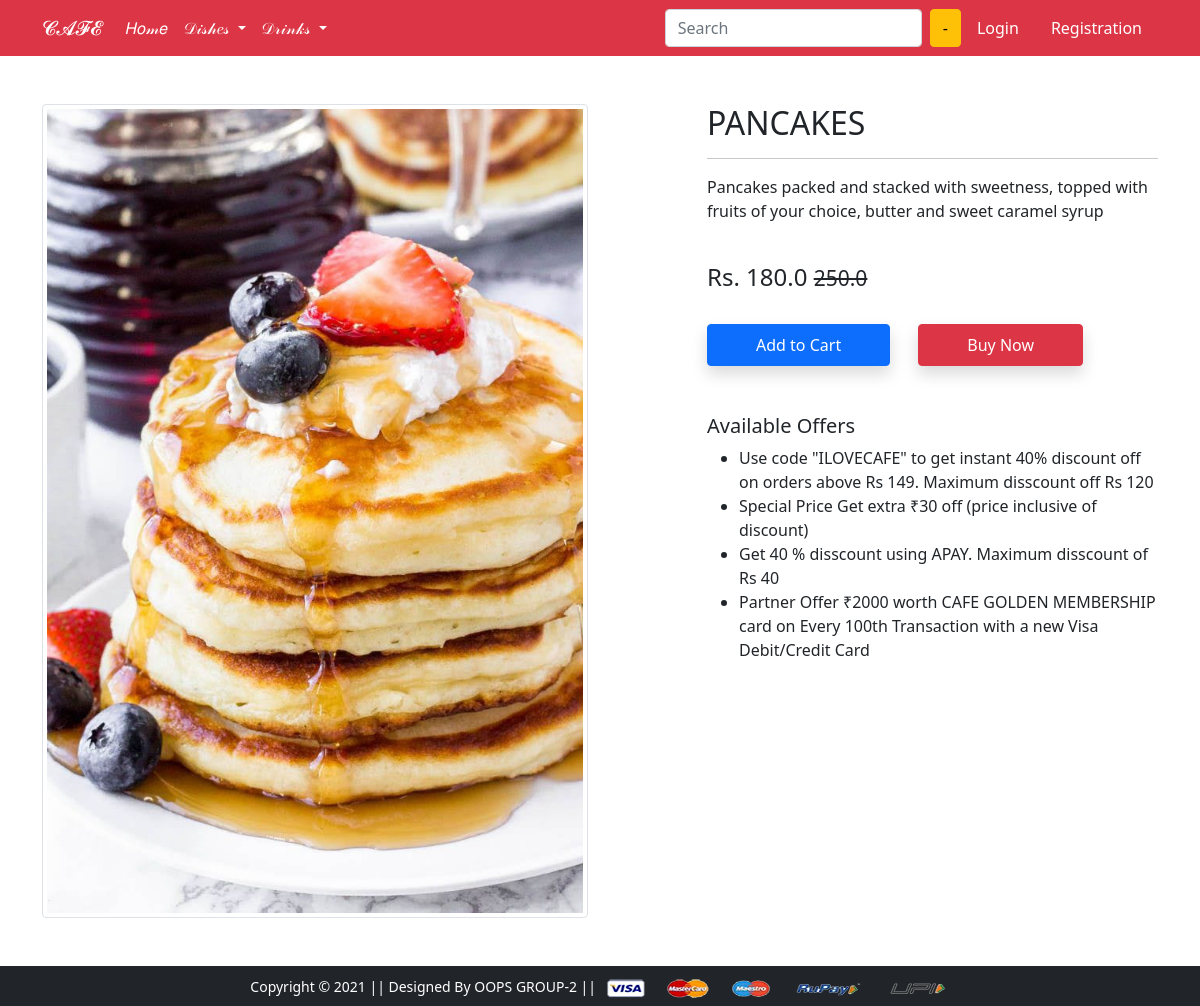
/product-detail/23/, run on the app's committed database.
### app/models.py (models this page shows, shortened)
class Product(models.Model):
 title = models.CharField(max_length=100)
 selling_price = models.FloatField()
 discounted_price = models.FloatField()
 description = models.TextField()
 brand = models.CharField(max_length=100)
 category = models.CharField( choices=CATEGORY_CHOICES, max_length=2)
 product_image = models.ImageField(upload_to='productimg')

### app/views.py (the view)
# urls.py: path('product-detail/<int:pk>/', views.ProductDetailView.as_view(), name='product-detail'),
class ProductDetailView(View):
	def get(self, request, pk):
		totalitem = 0
		product = Product.objects.get(pk=pk)
		print(product.id)
		item_already_in_cart=False
		if request.user.is_authenticated:
			totalitem = len(Cart.objects.filter(user=request.user))
			item_already_in_cart = Cart.objects.filter(Q(product=product.id) & Q(user=request.user)).exists()
		return render(request, 'app/productdetail.html', {'product':product, 'item_already_in_cart':item_already_in_cart, 'totalitem':totalitem})

### app/templates/app/productdetail.html (shortened to what this page needs)
{% extends 'app/base.html' %}
{% load static %}
{% block main-content %}
<div class="container my-5">
 <div class="row">
  <div class="col-sm-6 text-center align-self-center">
   <img src="{{product.product_image.url}}" alt="" class="img-fluid img-thumbnail">
  </div>
  <div class="col-sm-5 offset-sm-1">
   <h2>{{product.title}}</h2>
   <hr>
   <p>{{product.description}}</p> <br>
   <h4>Rs. {{product.discounted_price}} <small class="fw-light text-decoration-line-through">{{product.selling_price}}</small></h4> <br>
   {% if not request.user.is_authenticated %}
     <form action="/add-to-cart" class="d-inline">
      <button type="submit" class="btn btn-primary shadow px-5 py-2">Add to Cart</button>
     </form>
   {% endif %}
   <a href="{% url 'checkout' %}" class="btn btn-danger shadow px-5 py-2 ms-4">Buy Now</a>
   <h5 class="mt-5">Available Offers</h5>
   <ul>
    <li>Use code "ILOVECAFE" to get instant 40% discount off on orders above Rs 149. Maximum disscount off Rs 120 </li>
    <li>Special Price Get extra ₹30 off (price inclusive of discount)</li>
    <li>Get 40 % disscount using APAY. Maximum disscount of Rs 40</li>
    <li>Partner Offer ₹2000 worth CAFE GOLDEN MEMBERSHIP card on Every 100th Transaction with a new Visa Debit/Credit Card</li>
   </ul>
  </div>
 </div>
</div>
{% endblock main-content %}

### data on the page
Product: product_image (picture), title "PANCAKES", description "Pancakes packed and stacked with sweetness, topped with fruits of your choice, butter and sweet caramel syrup", discounted_price "180.0", selling_price "250.0"
